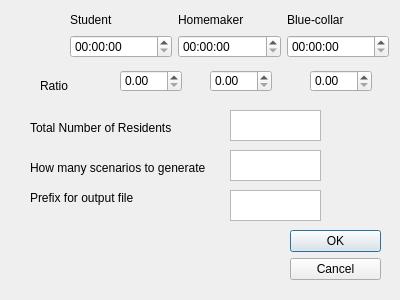
<?xml version="1.0" encoding="UTF-8"?>
<ui version="4.0">
 <class>Dialog</class>
 <widget class="QDialog" name="Dialog">
  <property name="geometry">
   <rect>
    <x>0</x>
    <y>0</y>
    <width>400</width>
    <height>300</height>
   </rect>
  </property>
  <property name="windowTitle">
   <string>Dialog</string>
  </property>
  <widget class="QDialogButtonBox" name="buttonBox">
   <property name="geometry">
    <rect>
     <x>290</x>
     <y>230</y>
     <width>91</width>
     <height>101</height>
    </rect>
   </property>
   <property name="orientation">
    <enum>Qt::Vertical</enum>
   </property>
   <property name="standardButtons">
    <set>QDialogButtonBox::Cancel|QDialogButtonBox::Ok</set>
   </property>
  </widget>
  <widget class="QDoubleSpinBox" name="StudentRatio">
   <property name="geometry">
    <rect>
     <x>120</x>
     <y>70</y>
     <width>62</width>
     <height>22</height>
    </rect>
   </property>
  </widget>
  <widget class="QDoubleSpinBox" name="HomemakerRatio">
   <property name="geometry">
    <rect>
     <x>210</x>
     <y>70</y>
     <width>62</width>
     <height>22</height>
    </rect>
   </property>
  </widget>
  <widget class="QDoubleSpinBox" name="ConstructionWorkerRatio">
   <property name="geometry">
    <rect>
     <x>310</x>
     <y>70</y>
     <width>62</width>
     <height>22</height>
    </rect>
   </property>
  </widget>
  <widget class="QLabel" name="label_4">
   <property name="geometry">
    <rect>
     <x>40</x>
     <y>80</y>
     <width>56</width>
     <height>12</height>
    </rect>
   </property>
   <property name="text">
    <string>Ratio</string>
   </property>
  </widget>
  <widget class="QLabel" name="label_5">
   <property name="geometry">
    <rect>
     <x>30</x>
     <y>120</y>
     <width>161</width>
     <height>16</height>
    </rect>
   </property>
   <property name="text">
    <string>Total Number of Residents</string>
   </property>
  </widget>
  <widget class="QTextEdit" name="N">
   <property name="geometry">
    <rect>
     <x>230</x>
     <y>110</y>
     <width>91</width>
     <height>31</height>
    </rect>
   </property>
  </widget>
  <widget class="QLabel" name="label_6">
   <property name="geometry">
    <rect>
     <x>30</x>
     <y>160</y>
     <width>201</width>
     <height>16</height>
    </rect>
   </property>
   <property name="text">
    <string>How many scenarios to generate</string>
   </property>
  </widget>
  <widget class="QTextEdit" name="trials">
   <property name="geometry">
    <rect>
     <x>230</x>
     <y>150</y>
     <width>91</width>
     <height>31</height>
    </rect>
   </property>
  </widget>
  <widget class="QLabel" name="label_7">
   <property name="geometry">
    <rect>
     <x>30</x>
     <y>190</y>
     <width>201</width>
     <height>16</height>
    </rect>
   </property>
   <property name="text">
    <string>Prefix for output file</string>
   </property>
  </widget>
  <widget class="QTextEdit" name="memo">
   <property name="geometry">
    <rect>
     <x>230</x>
     <y>190</y>
     <width>91</width>
     <height>31</height>
    </rect>
   </property>
  </widget>
  <widget class="QWidget" name="verticalLayoutWidget_5">
   <property name="geometry">
    <rect>
     <x>70</x>
     <y>10</y>
     <width>319</width>
     <height>48</height>
    </rect>
   </property>
   <layout class="QVBoxLayout" name="verticalLayout_4">
    <item>
     <layout class="QHBoxLayout" name="horizontalLayout_3">
      <item>
       <widget class="QLabel" name="label_10">
        <property name="text">
         <string>Student</string>
        </property>
       </widget>
      </item>
      <item>
       <widget class="QLabel" name="label_9">
        <property name="text">
         <string>Homemaker</string>
        </property>
       </widget>
      </item>
      <item>
       <widget class="QLabel" name="label_8">
        <property name="text">
         <string>Blue-collar</string>
        </property>
       </widget>
      </item>
     </layout>
    </item>
    <item>
     <layout class="QHBoxLayout" name="horizontalLayout_2">
      <item>
       <widget class="QTimeEdit" name="blue_out_time"/>
      </item>
      <item>
       <widget class="QTimeEdit" name="stu_out_time"/>
      </item>
      <item>
       <widget class="QTimeEdit" name="house_out_time"/>
      </item>
     </layout>
    </item>
   </layout>
  </widget>
 </widget>
 <resources/>
 <connections>
  <connection>
   <sender>buttonBox</sender>
   <signal>accepted()</signal>
   <receiver>Dialog</receiver>
   <slot>accept()</slot>
   <hints>
    <hint type="sourcelabel">
     <x>248</x>
     <y>254</y>
    </hint>
    <hint type="destinationlabel">
     <x>157</x>
     <y>274</y>
    </hint>
   </hints>
  </connection>
  <connection>
   <sender>buttonBox</sender>
   <signal>rejected()</signal>
   <receiver>Dialog</receiver>
   <slot>reject()</slot>
   <hints>
    <hint type="sourcelabel">
     <x>316</x>
     <y>260</y>
    </hint>
    <hint type="destinationlabel">
     <x>286</x>
     <y>274</y>
    </hint>
   </hints>
  </connection>
 </connections>
</ui>
